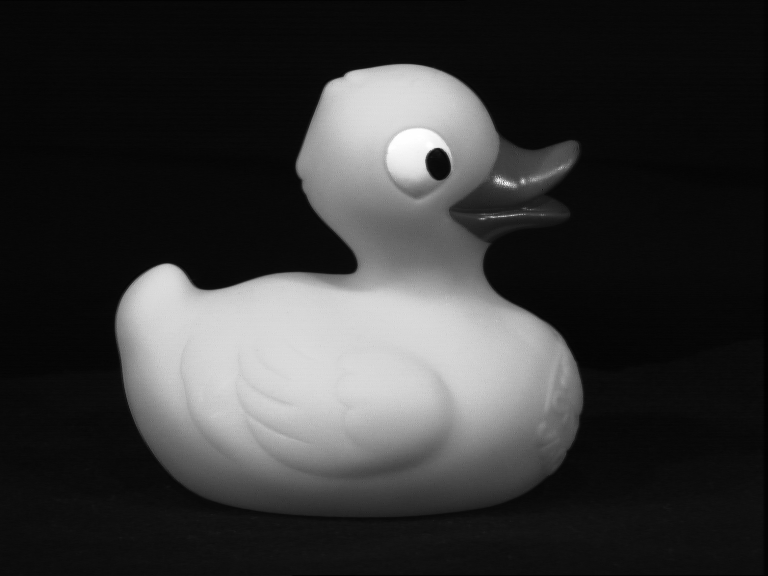
#> input picture 1.PNG, 768 x 576 px
$ python Question1.py
#> lines starting #> are read from the running program, lines starting #| are printed output that depends on the picture; after the words box and inside, x2 and y2 are one past the last pixel; in counts of white or black regions, pixels touching at a corner belong together
import numpy as np
import matplotlib.pyplot as plt
from PIL import Image

image_paths = [
    "../1.PNG",
    "../2.PNG",
    "../3.PNG",
    "../4.PNG",
    "../5.PNG",
    "../6.PNG",
    "../7.PNG",
    "../8.PNG",
    "../9.PNG",
    "../10.PNG",
]

for image_path in image_paths:
    # Load the image
    image = Image.open(image_path)
#> image is the input picture: PIL image 768x576 L; min 0, max 255, mean 53.9
    binary_image = np.array(image) > 23  # Convert to binary (thresholding)
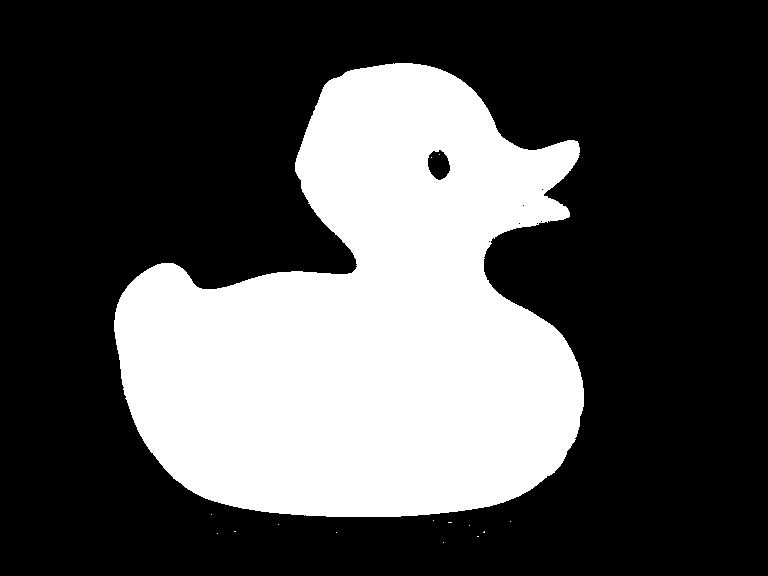
#> binary_image: shape (576, 768) bool; 31.4% white; 15 white regions (14 under 20 px), largest, box (x1, y1, x2, y2) and area: (114, 63, 584, 517) 138701

    # Don't forget to mention the threshold value in the report

    # Compute projections+
    horizontal_proj = np.sum(binary_image, axis=1)
#> horizontal_proj = 576 values, max 461 at index 377, min 0 at index 0, mean 240.8
    vertical_proj = np.sum(binary_image, axis=0)
#> vertical_proj = 768 values, max 454 at index 393, min 0 at index 0, mean 180.6

    # Plot the results
    image_name = image_path.split('/')[-1].split('.')[0]  # Extract image name without extension
    """
    Plots the binary image alongside its horizontal and vertical projections.

    Parameters:
        binary_image (numpy.ndarray): The binary image.
        horizontal_projection (numpy.ndarray): Horizontal projection array.
        vertical_projection (numpy.ndarray): Vertical projection array.
        image_name (str): Name of the image being processed.
    """
    fig, (ax1, ax2, ax3) = plt.subplots(1, 3, figsize=(15, 5))

    # Plot the binary image
    ax1.imshow(binary_image, cmap='gray')
    ax1.set_title(f'Binary Image - {image_name}')
    ax1.axis('off')

    # Plot the horizontal projection
    ax2.plot(horizontal_proj, range(len(horizontal_proj)))
    ax2.invert_yaxis()
    ax2.set_title('Horizontal Projection')
    ax2.set_xlabel('Sum of pixels')
    ax2.set_ylabel('Rows')

    # Plot the vertical projection
    ax3.plot(range(len(vertical_proj)), vertical_proj)
    ax3.set_title('Vertical Projection')
    ax3.set_xlabel('Columns')
    ax3.set_ylabel('Sum of pixels')

    plt.tight_layout()
    plt.savefig(f"{image_name}_projections.png")
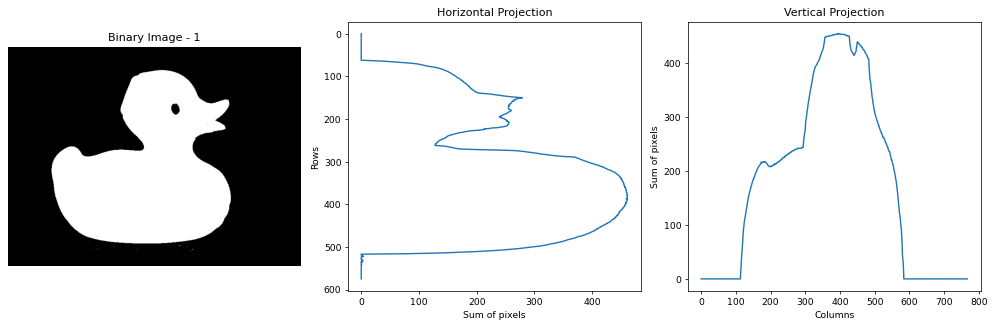
#> figure drawn by matplotlib, 3 panels; panel 3: curve peaks at x = 393, y = 454
    plt.show()
#> pass 2 of the loop `for image_path in image_paths:`:
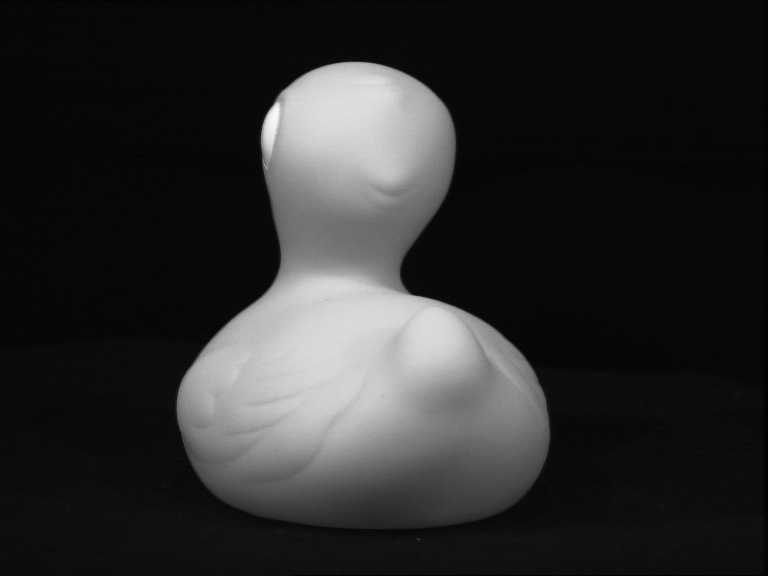
#> input picture 2.PNG, 768 x 576 px
#> image is the input picture: PIL image 768x576 L; min 1, max 249, mean 43.7
#> `binary_image = np.array(image) > 23`:
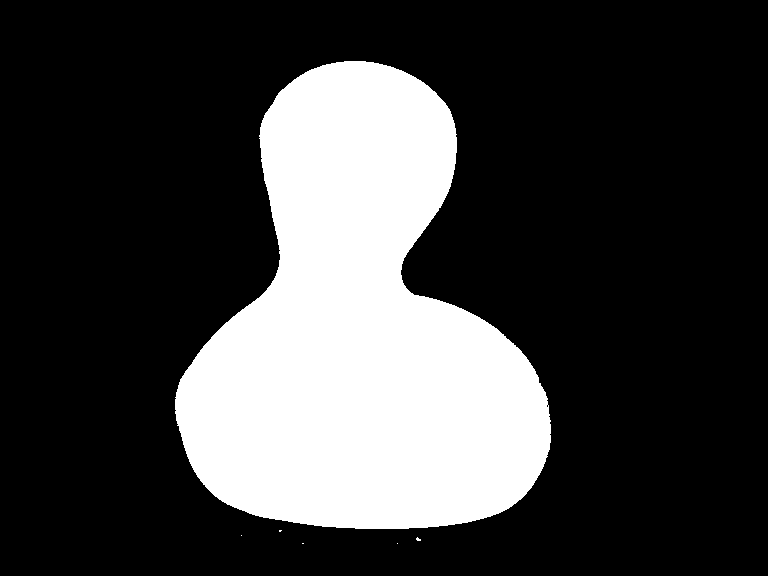
#> binary_image: shape (576, 768) bool; 25% white; 6 white regions (5 under 20 px), largest, box (x1, y1, x2, y2) and area: (175, 61, 551, 529) 110634
#> horizontal_proj = 576 values, max 375 at index 420, min 0 at index 0, mean 192.1
#> vertical_proj = 768 values, max 468 at index 355, min 0 at index 0, mean 144.1
#> `plt.savefig(f"{image_name}_projections.png")`:
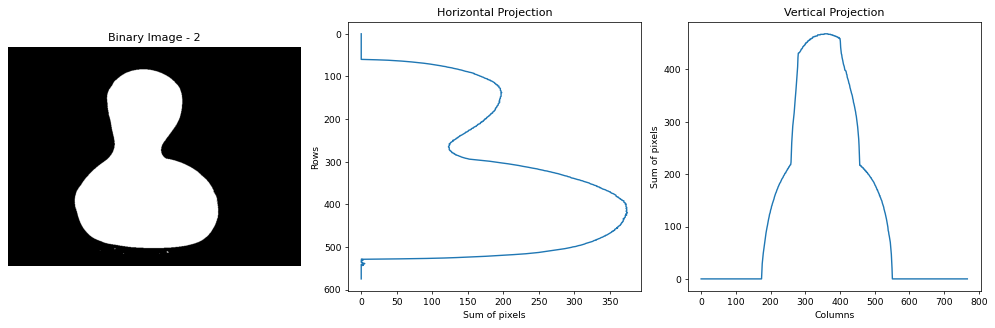
#> figure drawn by matplotlib, 3 panels; panel 3: curve peaks at x = 355, y = 468
#> pass 3 of the loop `for image_path in image_paths:`:
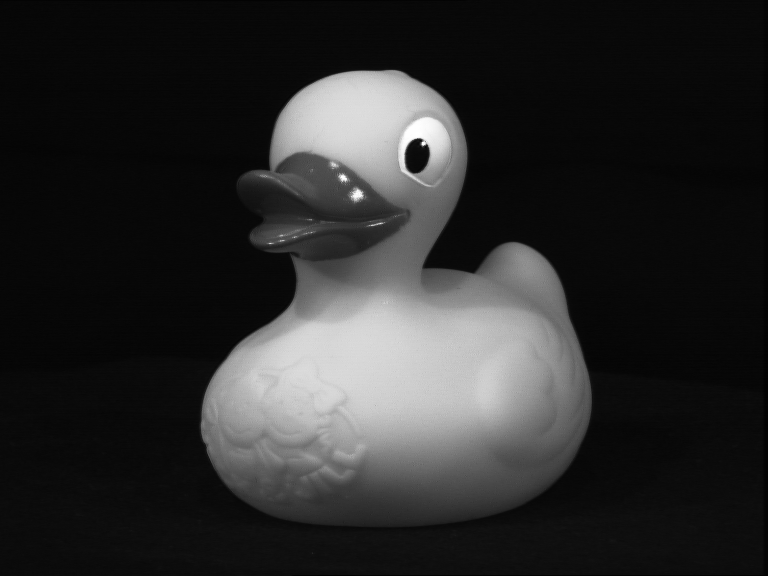
#> input picture 3.PNG, 768 x 576 px
#> image is the input picture: PIL image 768x576 L; min 1, max 255, mean 43.3
#> `binary_image = np.array(image) > 23`:
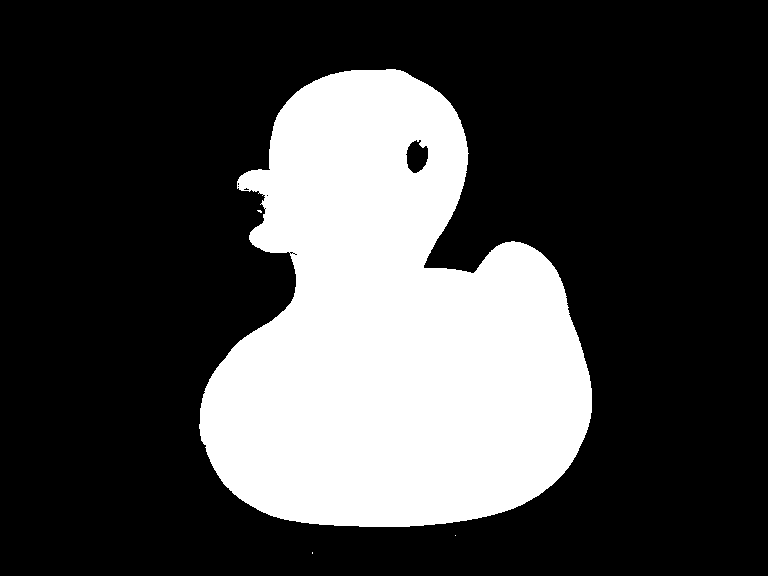
#> binary_image: shape (576, 768) bool; 27.3% white; 4 white regions (3 under 20 px), largest, box (x1, y1, x2, y2) and area: (199, 69, 592, 527) 120958
#> horizontal_proj = 576 values, max 392 at index 408, min 0 at index 0, mean 210
#> vertical_proj = 768 values, max 458 at index 386, min 0 at index 0, mean 157.5
#> `plt.savefig(f"{image_name}_projections.png")`:
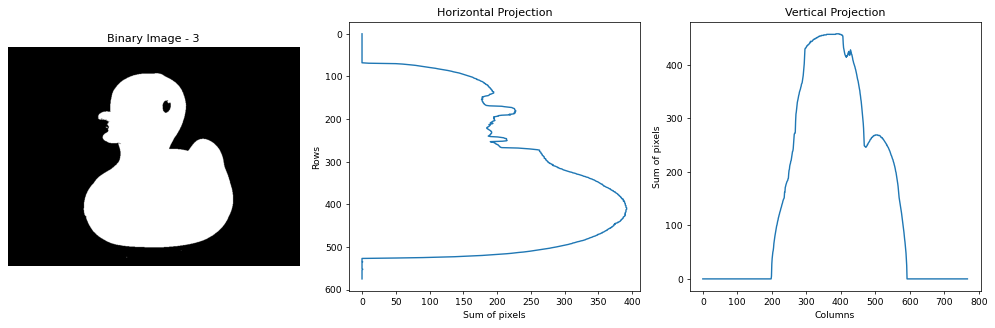
#> figure drawn by matplotlib, 3 panels; panel 3: curve peaks at x = 386, y = 458
#> (the run stopped early here; a loop or call above may not have finished)
